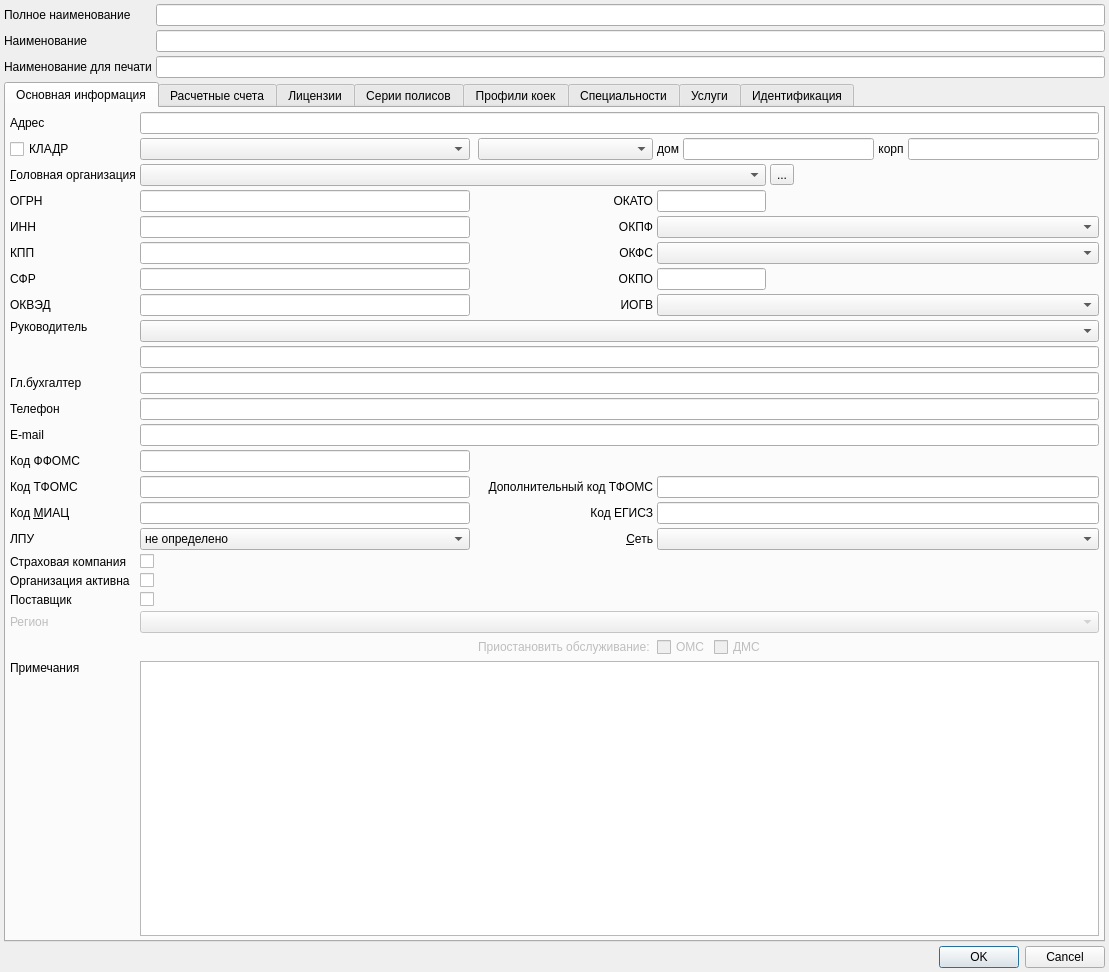
<?xml version="1.0" encoding="UTF-8"?>
<ui version="4.0">
 <class>OrgEditorDialog</class>
 <widget class="QDialog" name="OrgEditorDialog">
  <property name="geometry">
   <rect>
    <x>0</x>
    <y>0</y>
    <width>1109</width>
    <height>972</height>
   </rect>
  </property>
  <property name="windowTitle">
   <string>ChangeMe!</string>
  </property>
  <property name="sizeGripEnabled">
   <bool>false</bool>
  </property>
  <layout class="QGridLayout" name="gridLayout_7">
   <property name="margin">
    <number>4</number>
   </property>
   <item row="0" column="0">
    <widget class="QLabel" name="lblFullName">
     <property name="text">
      <string>Полное наименование</string>
     </property>
     <property name="buddy">
      <cstring>edtFullName</cstring>
     </property>
    </widget>
   </item>
   <item row="0" column="1">
    <widget class="QLineEdit" name="edtFullName"/>
   </item>
   <item row="1" column="0">
    <widget class="QLabel" name="lblShortName">
     <property name="text">
      <string>Наименование</string>
     </property>
     <property name="buddy">
      <cstring>edtShortName</cstring>
     </property>
    </widget>
   </item>
   <item row="1" column="1">
    <widget class="QLineEdit" name="edtShortName"/>
   </item>
   <item row="2" column="0">
    <widget class="QLabel" name="lblTitle">
     <property name="text">
      <string>Наименование для печати</string>
     </property>
     <property name="buddy">
      <cstring>edtTitle</cstring>
     </property>
    </widget>
   </item>
   <item row="2" column="1">
    <widget class="QLineEdit" name="edtTitle"/>
   </item>
   <item row="3" column="0" colspan="2">
    <widget class="QTabWidget" name="tabWidget">
     <property name="enabled">
      <bool>true</bool>
     </property>
     <property name="currentIndex">
      <number>0</number>
     </property>
     <widget class="QWidget" name="tabBaseInfo">
      <attribute name="title">
       <string>Основная информация</string>
      </attribute>
      <layout class="QGridLayout" name="gridLayout">
       <property name="margin">
        <number>4</number>
       </property>
       <item row="5" column="0">
        <widget class="QLabel" name="lblKPP">
         <property name="text">
          <string>КПП</string>
         </property>
         <property name="buddy">
          <cstring>edtKPP</cstring>
         </property>
        </widget>
       </item>
       <item row="5" column="1">
        <widget class="QLineEdit" name="edtKPP">
         <property name="inputMask">
          <string>999999999; </string>
         </property>
        </widget>
       </item>
       <item row="5" column="3">
        <widget class="QLabel" name="lblOKFS">
         <property name="text">
          <string>ОКФС</string>
         </property>
         <property name="alignment">
          <set>Qt::AlignRight|Qt::AlignTrailing|Qt::AlignVCenter</set>
         </property>
         <property name="buddy">
          <cstring>cmbOKFS</cstring>
         </property>
        </widget>
       </item>
       <item row="22" column="1" colspan="6">
        <widget class="QTextEdit" name="edtNotes"/>
       </item>
       <item row="2" column="0">
        <widget class="QLabel" name="lblHead">
         <property name="text">
          <string>&amp;Головная организация</string>
         </property>
         <property name="buddy">
          <cstring>cmbHead</cstring>
         </property>
        </widget>
       </item>
       <item row="2" column="6">
        <widget class="QToolButton" name="btnSelectHeadOrganisation">
         <property name="enabled">
          <bool>true</bool>
         </property>
         <property name="text">
          <string>...</string>
         </property>
        </widget>
       </item>
       <item row="3" column="3">
        <widget class="QLabel" name="lblOKATO">
         <property name="text">
          <string>ОКАТО</string>
         </property>
         <property name="alignment">
          <set>Qt::AlignRight|Qt::AlignTrailing|Qt::AlignVCenter</set>
         </property>
         <property name="buddy">
          <cstring>edtOKATO</cstring>
         </property>
        </widget>
       </item>
       <item row="3" column="0">
        <widget class="QLabel" name="lblOGRN">
         <property name="text">
          <string>ОГРН</string>
         </property>
         <property name="buddy">
          <cstring>edtOGRN</cstring>
         </property>
        </widget>
       </item>
       <item row="3" column="1">
        <widget class="QLineEdit" name="edtOGRN">
         <property name="inputMask">
          <string>999999999999900; </string>
         </property>
        </widget>
       </item>
       <item row="4" column="0">
        <widget class="QLabel" name="lblINN">
         <property name="text">
          <string>ИНН</string>
         </property>
         <property name="buddy">
          <cstring>edtINN</cstring>
         </property>
        </widget>
       </item>
       <item row="3" column="6">
        <spacer>
         <property name="orientation">
          <enum>Qt::Horizontal</enum>
         </property>
         <property name="sizeHint" stdset="0">
          <size>
           <width>111</width>
           <height>20</height>
          </size>
         </property>
        </spacer>
       </item>
       <item row="4" column="1">
        <widget class="QLineEdit" name="edtINN">
         <property name="inputMask">
          <string>999999999900; </string>
         </property>
        </widget>
       </item>
       <item row="3" column="4" colspan="2">
        <widget class="QLineEdit" name="edtOKATO">
         <property name="inputMask">
          <string>99999999999; </string>
         </property>
        </widget>
       </item>
       <item row="4" column="3">
        <widget class="QLabel" name="lblOKPF">
         <property name="text">
          <string>ОКПФ</string>
         </property>
         <property name="alignment">
          <set>Qt::AlignRight|Qt::AlignTrailing|Qt::AlignVCenter</set>
         </property>
         <property name="buddy">
          <cstring>cmbOKPF</cstring>
         </property>
        </widget>
       </item>
       <item row="15" column="1">
        <widget class="QLineEdit" name="edtMiacCode"/>
       </item>
       <item row="6" column="0">
        <widget class="QLabel" name="lblFSS">
         <property name="text">
          <string>СФР</string>
         </property>
         <property name="buddy">
          <cstring>edtFSS</cstring>
         </property>
        </widget>
       </item>
       <item row="15" column="3">
        <widget class="QLabel" name="lblUsishCode">
         <property name="text">
          <string>Код ЕГИСЗ</string>
         </property>
         <property name="alignment">
          <set>Qt::AlignRight|Qt::AlignTrailing|Qt::AlignVCenter</set>
         </property>
         <property name="buddy">
          <cstring>edtUsishCode</cstring>
         </property>
        </widget>
       </item>
       <item row="16" column="0">
        <widget class="QLabel" name="lblIsHospital">
         <property name="text">
          <string>ЛПУ</string>
         </property>
         <property name="buddy">
          <cstring>cmbIsMedical</cstring>
         </property>
        </widget>
       </item>
       <item row="16" column="1">
        <widget class="QComboBox" name="cmbIsMedical">
         <item>
          <property name="text">
           <string>не определено</string>
          </property>
         </item>
         <item>
          <property name="text">
           <string>поликлиника</string>
          </property>
         </item>
         <item>
          <property name="text">
           <string>стационар</string>
          </property>
         </item>
         <item>
          <property name="text">
           <string>прочая мед.организация</string>
          </property>
         </item>
         <item>
          <property name="text">
           <string>СМП</string>
          </property>
         </item>
         <item>
          <property name="text">
           <string>санаторного типа</string>
          </property>
         </item>
        </widget>
       </item>
       <item row="16" column="3">
        <widget class="QLabel" name="lblNet">
         <property name="text">
          <string>&amp;Сеть</string>
         </property>
         <property name="alignment">
          <set>Qt::AlignRight|Qt::AlignTrailing|Qt::AlignVCenter</set>
         </property>
         <property name="buddy">
          <cstring>cmbNet</cstring>
         </property>
        </widget>
       </item>
       <item row="18" column="0">
        <widget class="QLabel" name="lblIsActive">
         <property name="text">
          <string>Организация активна</string>
         </property>
        </widget>
       </item>
       <item row="17" column="1">
        <widget class="QCheckBox" name="chkIsInsurer">
         <property name="text">
          <string/>
         </property>
        </widget>
       </item>
       <item row="17" column="0">
        <widget class="QLabel" name="lblIsInsurer">
         <property name="text">
          <string>Страховая компания</string>
         </property>
         <property name="buddy">
          <cstring>chkIsInsurer</cstring>
         </property>
        </widget>
       </item>
       <item row="19" column="1">
        <widget class="QCheckBox" name="chkIsSupplier">
         <property name="text">
          <string/>
         </property>
        </widget>
       </item>
       <item row="19" column="0">
        <widget class="QLabel" name="lblIsSupplier">
         <property name="text">
          <string>Поставщик</string>
         </property>
        </widget>
       </item>
       <item row="20" column="0">
        <widget class="QLabel" name="lblArea">
         <property name="enabled">
          <bool>false</bool>
         </property>
         <property name="text">
          <string>Регион</string>
         </property>
         <property name="buddy">
          <cstring>cmbArea</cstring>
         </property>
        </widget>
       </item>
       <item row="18" column="1">
        <widget class="QCheckBox" name="chkIsActive">
         <property name="text">
          <string/>
         </property>
        </widget>
       </item>
       <item row="21" column="3">
        <widget class="QLabel" name="lblServiceStop">
         <property name="enabled">
          <bool>false</bool>
         </property>
         <property name="text">
          <string>Приостановить обслуживание: </string>
         </property>
         <property name="buddy">
          <cstring>chkCompulsoryServiceStop</cstring>
         </property>
        </widget>
       </item>
       <item row="21" column="4">
        <widget class="QCheckBox" name="chkCompulsoryServiceStop">
         <property name="enabled">
          <bool>false</bool>
         </property>
         <property name="text">
          <string>ОМС</string>
         </property>
        </widget>
       </item>
       <item row="6" column="6">
        <spacer>
         <property name="orientation">
          <enum>Qt::Horizontal</enum>
         </property>
         <property name="sizeHint" stdset="0">
          <size>
           <width>111</width>
           <height>20</height>
          </size>
         </property>
        </spacer>
       </item>
       <item row="21" column="5">
        <widget class="QCheckBox" name="chkVoluntaryServiceStop">
         <property name="enabled">
          <bool>false</bool>
         </property>
         <property name="text">
          <string>ДМС</string>
         </property>
        </widget>
       </item>
       <item row="21" column="6">
        <spacer name="horizontalSpacer">
         <property name="orientation">
          <enum>Qt::Horizontal</enum>
         </property>
         <property name="sizeHint" stdset="0">
          <size>
           <width>40</width>
           <height>20</height>
          </size>
         </property>
        </spacer>
       </item>
       <item row="1" column="1">
        <widget class="CKLADRComboBox" name="cmbKLADRCity"/>
       </item>
       <item row="9" column="1" colspan="6">
        <widget class="QLineEdit" name="edtChief"/>
       </item>
       <item row="0" column="1" colspan="6">
        <widget class="QLineEdit" name="edtAddress">
         <property name="enabled">
          <bool>true</bool>
         </property>
        </widget>
       </item>
       <item row="22" column="0">
        <widget class="QLabel" name="lblNotes">
         <property name="text">
          <string>Примечания</string>
         </property>
         <property name="alignment">
          <set>Qt::AlignLeading|Qt::AlignLeft|Qt::AlignTop</set>
         </property>
         <property name="buddy">
          <cstring>edtNotes</cstring>
         </property>
        </widget>
       </item>
       <item row="2" column="1" colspan="5">
        <widget class="COrgComboBox" name="cmbHead">
         <property name="enabled">
          <bool>true</bool>
         </property>
        </widget>
       </item>
       <item row="8" column="1" colspan="6">
        <widget class="CPersonComboBoxEx" name="cmbChief"/>
       </item>
       <item row="20" column="1" colspan="6">
        <widget class="CKLADRComboBox" name="cmbArea">
         <property name="enabled">
          <bool>false</bool>
         </property>
        </widget>
       </item>
       <item row="11" column="1" colspan="6">
        <widget class="QLineEdit" name="edtPhone"/>
       </item>
       <item row="10" column="1" colspan="6">
        <widget class="QLineEdit" name="edtAccountant"/>
       </item>
       <item row="7" column="4" colspan="3">
        <widget class="CRBComboBox" name="cmbExecutiveAuthority"/>
       </item>
       <item row="4" column="4" colspan="3">
        <widget class="CRBComboBox" name="cmbOKPF"/>
       </item>
       <item row="5" column="4" colspan="3">
        <widget class="CRBComboBox" name="cmbOKFS"/>
       </item>
       <item row="11" column="0">
        <widget class="QLabel" name="lblPhone">
         <property name="text">
          <string>Телефон</string>
         </property>
         <property name="buddy">
          <cstring>edtPhone</cstring>
         </property>
        </widget>
       </item>
       <item row="14" column="4" colspan="3">
        <widget class="QLineEdit" name="edtTfomsExtCode">
         <property name="toolTip">
          <string>Код в тер.фонде</string>
         </property>
        </widget>
       </item>
       <item row="16" column="4" colspan="3">
        <widget class="CRBComboBox" name="cmbNet"/>
       </item>
       <item row="10" column="0">
        <widget class="QLabel" name="lblAccountant">
         <property name="text">
          <string>Гл.бухгалтер</string>
         </property>
         <property name="buddy">
          <cstring>edtAccountant</cstring>
         </property>
        </widget>
       </item>
       <item row="15" column="4" colspan="3">
        <widget class="QLineEdit" name="edtUsishCode"/>
       </item>
       <item row="13" column="0">
        <widget class="QLabel" name="lbSmoCode">
         <property name="enabled">
          <bool>true</bool>
         </property>
         <property name="text">
          <string>Код ФФОМС</string>
         </property>
         <property name="alignment">
          <set>Qt::AlignLeading|Qt::AlignLeft|Qt::AlignVCenter</set>
         </property>
         <property name="buddy">
          <cstring>edtSmoCode</cstring>
         </property>
        </widget>
       </item>
       <item row="7" column="3">
        <widget class="QLabel" name="lblExecutiveAuthority">
         <property name="text">
          <string>ИОГВ</string>
         </property>
         <property name="alignment">
          <set>Qt::AlignRight|Qt::AlignTrailing|Qt::AlignVCenter</set>
         </property>
         <property name="buddy">
          <cstring>cmbOKFS</cstring>
         </property>
        </widget>
       </item>
       <item row="8" column="0">
        <widget class="QLabel" name="lblChief">
         <property name="text">
          <string>Руководитель</string>
         </property>
         <property name="alignment">
          <set>Qt::AlignLeading|Qt::AlignLeft|Qt::AlignTop</set>
         </property>
         <property name="buddy">
          <cstring>edtChief</cstring>
         </property>
        </widget>
       </item>
       <item row="13" column="1">
        <widget class="QLineEdit" name="edtSmoCode">
         <property name="enabled">
          <bool>true</bool>
         </property>
         <property name="maxLength">
          <number>10</number>
         </property>
        </widget>
       </item>
       <item row="14" column="3">
        <widget class="QLabel" name="lblTfomsExtCode">
         <property name="toolTip">
          <string>&lt;html&gt;&lt;head/&gt;&lt;body&gt;&lt;p&gt;Дополнительный код в ТФОМС,&lt;br/&gt;нужно в СПб&lt;/p&gt;&lt;/body&gt;&lt;/html&gt;</string>
         </property>
         <property name="text">
          <string>Дополнительный код ТФОМС</string>
         </property>
         <property name="scaledContents">
          <bool>false</bool>
         </property>
         <property name="alignment">
          <set>Qt::AlignRight|Qt::AlignTrailing|Qt::AlignVCenter</set>
         </property>
         <property name="buddy">
          <cstring>edtTfomsExtCode</cstring>
         </property>
        </widget>
       </item>
       <item row="15" column="0">
        <widget class="QLabel" name="lblMiacCode">
         <property name="text">
          <string>Код &amp;МИАЦ</string>
         </property>
         <property name="buddy">
          <cstring>edtMiacCode</cstring>
         </property>
        </widget>
       </item>
       <item row="14" column="0">
        <widget class="QLabel" name="lblTfomsCode">
         <property name="toolTip">
          <string>&lt;html&gt;&lt;head/&gt;&lt;body&gt;&lt;p&gt;Код в ТФОМС&lt;/p&gt;&lt;/body&gt;&lt;/html&gt;</string>
         </property>
         <property name="text">
          <string>Код ТФОМС</string>
         </property>
         <property name="scaledContents">
          <bool>false</bool>
         </property>
         <property name="alignment">
          <set>Qt::AlignLeading|Qt::AlignLeft|Qt::AlignVCenter</set>
         </property>
         <property name="buddy">
          <cstring>edtTfomsCode</cstring>
         </property>
        </widget>
       </item>
       <item row="14" column="1">
        <widget class="QLineEdit" name="edtTfomsCode">
         <property name="toolTip">
          <string>Код в тер.фонде</string>
         </property>
        </widget>
       </item>
       <item row="6" column="4" colspan="2">
        <widget class="QLineEdit" name="edtOKPO">
         <property name="inputMask">
          <string>99999999; </string>
         </property>
        </widget>
       </item>
       <item row="7" column="0">
        <widget class="QLabel" name="lblOKVED">
         <property name="text">
          <string>ОКВЭД</string>
         </property>
        </widget>
       </item>
       <item row="0" column="0">
        <widget class="QLabel" name="lblAddress">
         <property name="text">
          <string>Адрес</string>
         </property>
         <property name="buddy">
          <cstring>edtAddress</cstring>
         </property>
        </widget>
       </item>
       <item row="6" column="1">
        <widget class="QLineEdit" name="edtFSS">
         <property name="inputMask">
          <string>9999999999; </string>
         </property>
        </widget>
       </item>
       <item row="6" column="3">
        <widget class="QLabel" name="lblOKPO">
         <property name="text">
          <string>ОКПО</string>
         </property>
         <property name="alignment">
          <set>Qt::AlignRight|Qt::AlignTrailing|Qt::AlignVCenter</set>
         </property>
         <property name="buddy">
          <cstring>edtOKPO</cstring>
         </property>
        </widget>
       </item>
       <item row="1" column="0">
        <widget class="QCheckBox" name="chkKLADR">
         <property name="text">
          <string>КЛАДР</string>
         </property>
        </widget>
       </item>
       <item row="1" column="3">
        <widget class="CStreetComboBox" name="cmbKLADRStreet"/>
       </item>
       <item row="1" column="4" colspan="3">
        <layout class="QHBoxLayout" name="horizontalLayout">
         <item>
          <widget class="QLabel" name="lblKLADRHouse">
           <property name="text">
            <string>дом</string>
           </property>
           <property name="alignment">
            <set>Qt::AlignRight|Qt::AlignTrailing|Qt::AlignVCenter</set>
           </property>
          </widget>
         </item>
         <item>
          <widget class="QLineEdit" name="edtKLADRHouse"/>
         </item>
         <item>
          <widget class="QLabel" name="lblKLADRCorpus">
           <property name="text">
            <string>корп</string>
           </property>
           <property name="alignment">
            <set>Qt::AlignCenter</set>
           </property>
          </widget>
         </item>
         <item>
          <widget class="QLineEdit" name="edtKLADRCorpus"/>
         </item>
        </layout>
       </item>
       <item row="12" column="1" colspan="6">
        <widget class="QLineEdit" name="edtEmail"/>
       </item>
       <item row="12" column="0">
        <widget class="QLabel" name="lblEmail">
         <property name="text">
          <string>E-mail</string>
         </property>
        </widget>
       </item>
       <item row="7" column="1">
        <widget class="QLineEdit" name="edtOKVEDName">
         <property name="readOnly">
          <bool>false</bool>
         </property>
        </widget>
       </item>
      </layout>
     </widget>
     <widget class="QWidget" name="tabAccounts">
      <attribute name="title">
       <string>Раcчетные счета</string>
      </attribute>
      <layout class="QGridLayout">
       <property name="margin">
        <number>4</number>
       </property>
       <property name="spacing">
        <number>4</number>
       </property>
       <item row="0" column="0">
        <widget class="CInDocTableView" name="tblOrganisationAccounts"/>
       </item>
      </layout>
     </widget>
     <widget class="QWidget" name="tabLicense">
      <attribute name="title">
       <string>Лицензии</string>
      </attribute>
      <layout class="QVBoxLayout" name="verticalLayout">
       <property name="margin">
        <number>4</number>
       </property>
       <item>
        <widget class="CInDocTableView" name="tblLicense"/>
       </item>
      </layout>
     </widget>
     <widget class="QWidget" name="tabPolicySerials">
      <attribute name="title">
       <string>Серии полисов</string>
      </attribute>
      <layout class="QGridLayout">
       <property name="margin">
        <number>4</number>
       </property>
       <property name="spacing">
        <number>4</number>
       </property>
       <item row="0" column="0">
        <widget class="CInDocTableView" name="tblPolicySerials"/>
       </item>
      </layout>
     </widget>
     <widget class="QWidget" name="tabHospialBedProfiles">
      <attribute name="title">
       <string>Профили коек</string>
      </attribute>
      <layout class="QGridLayout" name="gridLayout_2">
       <property name="margin">
        <number>4</number>
       </property>
       <property name="spacing">
        <number>4</number>
       </property>
       <item row="0" column="0">
        <widget class="QCheckBox" name="chkHBHideInactiveProfiles">
         <property name="text">
          <string>Скрывать не действующие профили</string>
         </property>
         <property name="checked">
          <bool>true</bool>
         </property>
        </widget>
       </item>
       <item row="1" column="0">
        <widget class="QSplitter" name="splitter">
         <property name="orientation">
          <enum>Qt::Vertical</enum>
         </property>
         <widget class="CInDocTableView" name="tblHospitalBedProfiles"/>
        </widget>
       </item>
      </layout>
     </widget>
     <widget class="QWidget" name="tabSpecialitys">
      <attribute name="title">
       <string>Специальности</string>
      </attribute>
      <layout class="QGridLayout" name="gridLayout_5">
       <property name="margin">
        <number>4</number>
       </property>
       <property name="spacing">
        <number>4</number>
       </property>
       <item row="0" column="0">
        <widget class="QCheckBox" name="chkSpecHideInactiveProfiles">
         <property name="text">
          <string>Скрывать не действующие профили</string>
         </property>
         <property name="checked">
          <bool>true</bool>
         </property>
        </widget>
       </item>
       <item row="1" column="0">
        <widget class="QSplitter" name="splitter_2">
         <property name="orientation">
          <enum>Qt::Vertical</enum>
         </property>
         <widget class="CInDocTableView" name="tblSpecialitys"/>
        </widget>
       </item>
      </layout>
     </widget>
     <widget class="QWidget" name="tabServices">
      <attribute name="title">
       <string>Услуги</string>
      </attribute>
      <layout class="QGridLayout" name="gridLayout_4">
       <property name="margin">
        <number>4</number>
       </property>
       <property name="spacing">
        <number>4</number>
       </property>
       <item row="0" column="0">
        <widget class="QCheckBox" name="chkServiceHideInactiveProfiles">
         <property name="text">
          <string>Скрывать не действующие профили</string>
         </property>
         <property name="checked">
          <bool>true</bool>
         </property>
        </widget>
       </item>
       <item row="1" column="0">
        <widget class="QSplitter" name="splitter_3">
         <property name="orientation">
          <enum>Qt::Vertical</enum>
         </property>
         <widget class="CInDocTableView" name="tblServices"/>
        </widget>
       </item>
      </layout>
     </widget>
     <widget class="QWidget" name="tabIdentification">
      <attribute name="title">
       <string>Идентификация</string>
      </attribute>
      <layout class="QGridLayout" name="gridLayout_3">
       <property name="margin">
        <number>4</number>
       </property>
       <property name="spacing">
        <number>4</number>
       </property>
       <item row="0" column="0">
        <widget class="CInDocTableView" name="tblIdentification"/>
       </item>
      </layout>
     </widget>
    </widget>
   </item>
   <item row="4" column="0" colspan="2">
    <widget class="QDialogButtonBox" name="buttonBox">
     <property name="standardButtons">
      <set>QDialogButtonBox::Cancel|QDialogButtonBox::Ok</set>
     </property>
    </widget>
   </item>
  </layout>
 </widget>
 <layoutdefault spacing="4" margin="4"/>
 <layoutfunction spacing="4" margin="4"/>
 <customwidgets>
  <customwidget>
   <class>CRBComboBox</class>
   <extends>QComboBox</extends>
   <header>library/crbcombobox.h</header>
  </customwidget>
  <customwidget>
   <class>CInDocTableView</class>
   <extends>QTableView</extends>
   <header>library/InDocTable.h</header>
  </customwidget>
  <customwidget>
   <class>COrgComboBox</class>
   <extends>QComboBox</extends>
   <header>OrgComboBox.h</header>
  </customwidget>
  <customwidget>
   <class>CPersonComboBoxEx</class>
   <extends>QComboBox</extends>
   <header>PersonComboBoxEx.h</header>
  </customwidget>
  <customwidget>
   <class>CKLADRComboBox</class>
   <extends>QComboBox</extends>
   <header>KLADR/kladrComboxes.h</header>
  </customwidget>
  <customwidget>
   <class>CStreetComboBox</class>
   <extends>QComboBox</extends>
   <header>KLADR/kladrComboxes.h</header>
  </customwidget>
 </customwidgets>
 <tabstops>
  <tabstop>edtFullName</tabstop>
  <tabstop>edtShortName</tabstop>
  <tabstop>edtTitle</tabstop>
  <tabstop>tabWidget</tabstop>
  <tabstop>edtAddress</tabstop>
  <tabstop>cmbHead</tabstop>
  <tabstop>btnSelectHeadOrganisation</tabstop>
  <tabstop>edtOGRN</tabstop>
  <tabstop>edtINN</tabstop>
  <tabstop>edtKPP</tabstop>
  <tabstop>edtFSS</tabstop>
  <tabstop>edtOKATO</tabstop>
  <tabstop>cmbOKPF</tabstop>
  <tabstop>cmbOKFS</tabstop>
  <tabstop>edtOKPO</tabstop>
  <tabstop>edtChief</tabstop>
  <tabstop>edtAccountant</tabstop>
  <tabstop>edtPhone</tabstop>
  <tabstop>edtSmoCode</tabstop>
  <tabstop>edtTfomsCode</tabstop>
  <tabstop>edtTfomsExtCode</tabstop>
  <tabstop>edtMiacCode</tabstop>
  <tabstop>edtUsishCode</tabstop>
  <tabstop>cmbIsMedical</tabstop>
  <tabstop>cmbNet</tabstop>
  <tabstop>chkIsInsurer</tabstop>
  <tabstop>chkIsActive</tabstop>
  <tabstop>chkIsSupplier</tabstop>
  <tabstop>cmbArea</tabstop>
  <tabstop>chkCompulsoryServiceStop</tabstop>
  <tabstop>chkVoluntaryServiceStop</tabstop>
  <tabstop>edtNotes</tabstop>
  <tabstop>tblOrganisationAccounts</tabstop>
  <tabstop>tblPolicySerials</tabstop>
  <tabstop>buttonBox</tabstop>
  <tabstop>chkHBHideInactiveProfiles</tabstop>
  <tabstop>tblHospitalBedProfiles</tabstop>
  <tabstop>tblIdentification</tabstop>
  <tabstop>chkSpecHideInactiveProfiles</tabstop>
  <tabstop>tblSpecialitys</tabstop>
  <tabstop>chkServiceHideInactiveProfiles</tabstop>
  <tabstop>tblServices</tabstop>
  <tabstop>cmbChief</tabstop>
  <tabstop>cmbExecutiveAuthority</tabstop>
  <tabstop>tblLicense</tabstop>
 </tabstops>
 <resources/>
 <connections>
  <connection>
   <sender>chkIsInsurer</sender>
   <signal>toggled(bool)</signal>
   <receiver>cmbArea</receiver>
   <slot>setEnabled(bool)</slot>
   <hints>
    <hint type="sourcelabel">
     <x>294</x>
     <y>501</y>
    </hint>
    <hint type="destinationlabel">
     <x>482</x>
     <y>511</y>
    </hint>
   </hints>
  </connection>
  <connection>
   <sender>chkIsInsurer</sender>
   <signal>toggled(bool)</signal>
   <receiver>chkCompulsoryServiceStop</receiver>
   <slot>setEnabled(bool)</slot>
   <hints>
    <hint type="sourcelabel">
     <x>294</x>
     <y>501</y>
    </hint>
    <hint type="destinationlabel">
     <x>507</x>
     <y>553</y>
    </hint>
   </hints>
  </connection>
  <connection>
   <sender>chkIsInsurer</sender>
   <signal>toggled(bool)</signal>
   <receiver>chkVoluntaryServiceStop</receiver>
   <slot>setEnabled(bool)</slot>
   <hints>
    <hint type="sourcelabel">
     <x>294</x>
     <y>501</y>
    </hint>
    <hint type="destinationlabel">
     <x>555</x>
     <y>553</y>
    </hint>
   </hints>
  </connection>
  <connection>
   <sender>buttonBox</sender>
   <signal>accepted()</signal>
   <receiver>OrgEditorDialog</receiver>
   <slot>accept()</slot>
   <hints>
    <hint type="sourcelabel">
     <x>334</x>
     <y>691</y>
    </hint>
    <hint type="destinationlabel">
     <x>330</x>
     <y>358</y>
    </hint>
   </hints>
  </connection>
  <connection>
   <sender>buttonBox</sender>
   <signal>rejected()</signal>
   <receiver>OrgEditorDialog</receiver>
   <slot>reject()</slot>
   <hints>
    <hint type="sourcelabel">
     <x>334</x>
     <y>691</y>
    </hint>
    <hint type="destinationlabel">
     <x>330</x>
     <y>358</y>
    </hint>
   </hints>
  </connection>
  <connection>
   <sender>chkIsInsurer</sender>
   <signal>toggled(bool)</signal>
   <receiver>lblArea</receiver>
   <slot>setEnabled(bool)</slot>
   <hints>
    <hint type="sourcelabel">
     <x>294</x>
     <y>501</y>
    </hint>
    <hint type="destinationlabel">
     <x>43</x>
     <y>511</y>
    </hint>
   </hints>
  </connection>
  <connection>
   <sender>chkIsInsurer</sender>
   <signal>toggled(bool)</signal>
   <receiver>lblServiceStop</receiver>
   <slot>setEnabled(bool)</slot>
   <hints>
    <hint type="sourcelabel">
     <x>294</x>
     <y>501</y>
    </hint>
    <hint type="destinationlabel">
     <x>459</x>
     <y>535</y>
    </hint>
   </hints>
  </connection>
 </connections>
</ui>
